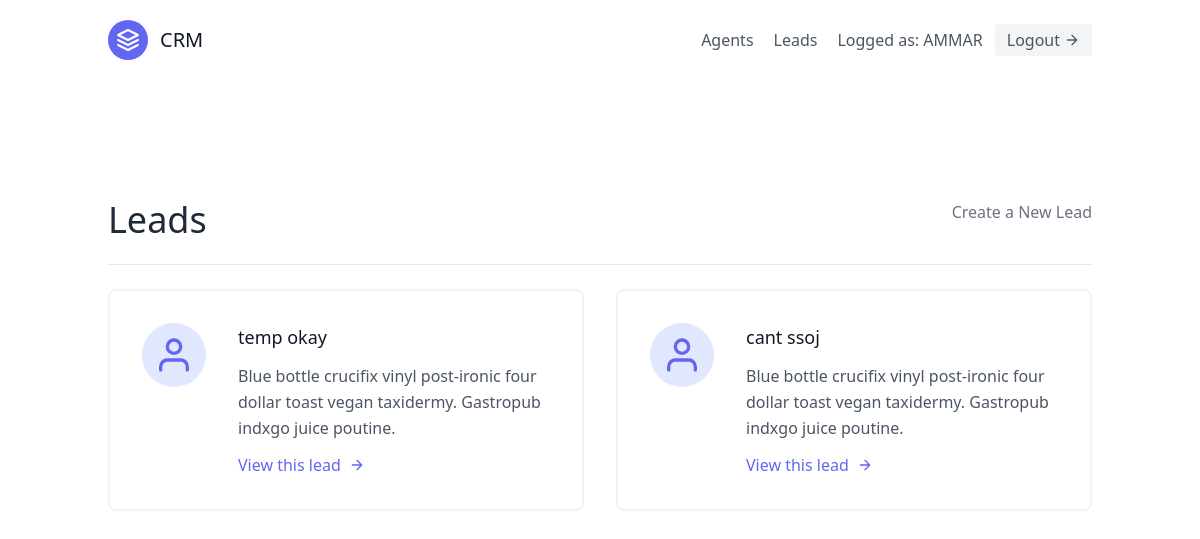
Screenshot of /leads/ (signed in) with the database file from the repository.
### leads/models.py (models this page shows, shortened)
class User(AbstractUser):
    is_organisor = models.BooleanField(default=True)
    is_agent = models.BooleanField(default=False)

class LeadModel(models.Model):
    first_name = models.CharField(max_length=100)
    last_name = models.CharField(max_length=100)
    age = models.IntegerField()
    organization = models.ForeignKey(UserProfile,on_delete=models.CASCADE)
    agent = models.ForeignKey("Agent",null=True,blank=True,on_delete=models.SET_NULL)
    category = models.ForeignKey("category",null=True,blank=True,on_delete=models.SET_NULL)

### leads/views.py (the view)
# urls.py: path('',views.LeadList.as_view(),name='lead-list'),
class LeadList(LoginRequiredMixin,generic.ListView):
    template_name = 'leads/lead_list.html'
    context_object_name = 'leads'
    def get_queryset(self):
        user = self.request.user
        if user.is_organisor:
            queryset = LeadModel.objects.filter(organization=user.userprofile,agent__isnull=False)
        else:
            queryset = LeadModel.objects.filter(organization=user.agent.organization,agent__isnull=False)
            queryset = queryset.filter(agent__user=user)
        return queryset
    def get_context_data(self,**kwargs):
        context = super(LeadList,self).get_context_data(**kwargs)
        user = self.request.user
        if user.is_organisor:
            queryset = LeadModel.objects.filter(organization=user.userprofile,agent__isnull=True)
            context.update({
                "unassigned_leads":queryset
            })
        return context

### leads/templates/leads/lead_list.html (shortened to what this page needs)
{% extends 'base.html' %}
{% block content %}
<section class="text-gray-600 body-font">
    <div class="container px-5 py-24 mx-auto flex flex-wrap">
        <div class='w-full mb-6 py-6 flex justify-between item-center border-b border-gray-200'>
        <div>
            <h1 class='text-4xl text-gray-800'>Leads</h1>
        </div>
        {% if request.user.is_organisor %}
        <div>
            <a class='text-gray-500 hover:text-blue-500' href="{% url 'leads:lead-create' %}">Create a New Lead</a>
        </div>
        {% endif %}
        </div>
      <div class="flex flex-wrap -m-4">
        {% for lead in leads %}
        <div class="p-4 lg:w-1/2 md:w-full">
          <div class="flex border-2 rounded-lg border-gray-200 border-opacity-50 p-8 sm:flex-row flex-col">
            <div class="w-16 h-16 sm:mr-8 sm:mb-0 mb-4 inline-flex items-center justify-center rounded-full bg-indigo-100 text-indigo-500 flex-shrink-0">
              <svg fill="none" stroke="currentColor" stroke-linecap="round" stroke-linejoin="round" stroke-width="2" class="w-10 h-10" viewBox="0 0 24 24">
                <path d="M20 21v-2a4 4 0 00-4-4H8a4 4 0 00-4 4v2"></path>
                <circle cx="12" cy="7" r="4"></circle>
              </svg>
            </div>
            <div class="flex-grow">
              <h2 class="text-gray-900 text-lg title-font font-medium mb-3">{{lead.first_name}}  {{lead.last_name}}</h2>
              <p class="leading-relaxed text-base">
                Blue bottle crucifix vinyl post-ironic four dollar toast vegan taxidermy. Gastropub indxgo juice poutine.</p>
              <a href={% url 'leads:lead-detail' lead.pk %} class="mt-3 text-indigo-500 inline-flex items-center">
                View this lead
                <svg fill="none" stroke="currentColor" stroke-linecap="round" stroke-linejoin="round" stroke-width="2" class="w-4 h-4 ml-2" viewBox="0 0 24 24">
                  <path d="M5 12h14M12 5l7 7-7 7"></path>
                </svg>
              </a>
            </div>
          </div>
        </div>
        {% endfor %}
      </div>
      </div>
    </div>
{% endblock content %}

### templates/navbar.html (shortened to what this page needs)
<header class="text-gray-600 body-font">
    <div class="container mx-auto flex flex-wrap p-5 flex-col md:flex-row items-center">
      <a class="flex title-font font-medium items-center text-gray-900 mb-4 md:mb-0">
        <svg xmlns="http://www.w3.org/2000/svg" fill="none" stroke="currentColor" stroke-linecap="round" stroke-linejoin="round" stroke-width="2" class="w-10 h-10 text-white p-2 bg-indigo-500 rounded-full" viewBox="0 0 24 24">
          <path d="M12 2L2 7l10 5 10-5-10-5zM2 17l10 5 10-5M2 12l10 5 10-5"></path>
        </svg>
        <span class="ml-3 text-xl">CRM</span>
      </a>
      <nav class="md:ml-auto flex flex-wrap items-center text-base justify-center">
        {% if request.user.is_authenticated %}
        {% if request.user.is_organisor %}
        <a href="{% url 'agents:agent-list' %}" class="mr-5 hover:text-gray-900">Agents</a>
        {% endif %}
        <a href="{% url 'leads:lead-list' %}" class="mr-5 hover:text-gray-900">Leads</a>
        {% endif %}
      </nav>
      {% if request.user.is_authenticated %}
      Logged as: {{request.user.username | upper}}
      <a href="{% url 'logout' %}" class="ml-3 inline-flex items-center bg-gray-100 border-0 py-1 px-3 focus:outline-none hover:bg-gray-200 rounded text-base mt-4 md:mt-0">
        Logout
        <svg fill="none" stroke="currentColor" stroke-linecap="round" stroke-linejoin="round" stroke-width="2" class="w-4 h-4 ml-1" viewBox="0 0 24 24">
          <path d="M5 12h14M12 5l7 7-7 7"></path>
        </svg>
      </a>
      {% endif %}
    </div>
  </header>

### rows the page displays
User: user.username "AMMAR"
LeadModel: first_name "temp", last_name "okay"
LeadModel: first_name "cant", last_name "ssoj"
